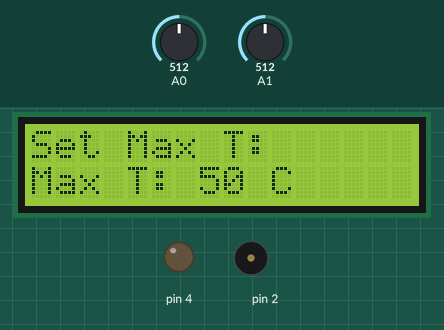
Simulated run of this sketch. Board: Arduino Uno, built with avr-gcc and run on an emulated ATmega328P. On the bench: 16×2 character LCD, output pins drawn as LEDs (lit = HIGH), buzzer (waves = sounding). The test bench sets the inputs (shaded band); at power-on: A1 = 512, A0 = 512.

Above: at 1.2 s.
1.3 s: A1 set to 716
At 2.3 s:
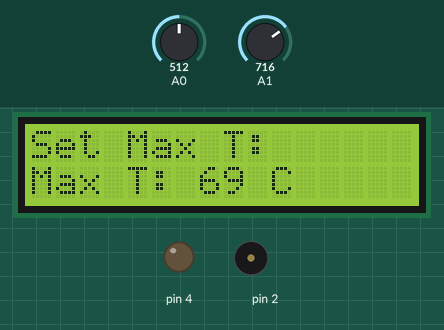
2.8 s: A1 set to 900
At 5.4 s:
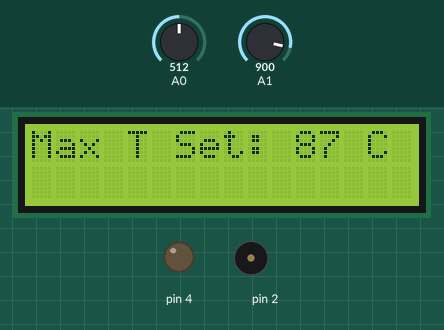
5.8 s: A0 set to 288
At 8.6 s:
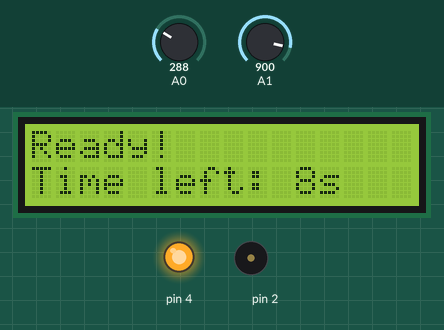
8.8 s: A0 set to 268
Timing chart, 0 to 21.7 s (numbered marks = the images above; inputs shaded):
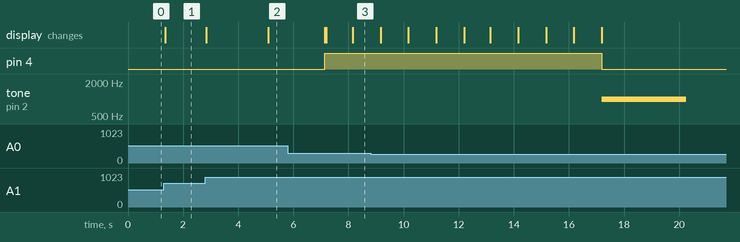

Measured:
- after the input at 1.3 s, the display: changes after 0.05 s (image 1)
- after the input at 2.8 s, the display: first changes at once (image 2 shows a later state)

The sketch:

iron_robot1.ino
```cpp
#include <LiquidCrystal.h>

LiquidCrystal lcd(5, 6, 8, 9, 10, 11);

int state;
int maxTemp = 0;
unsigned long readyStartTime = 0;
const unsigned long readyDuration = 10000;
bool maxTempSet = false;
void setup()
{
  lcd.begin(16, 2);
  pinMode(4, OUTPUT);
  pinMode(2, OUTPUT);
  state = 1;
  lcd.clear();
  lcd.print("Set Max T:");
  lcd.setCursor(0, 1);
  lcd.print("Max T: ");
}

void loop()
{
  float currentTemp = readTemp();
  int potValue = analogRead(A1);
  int tempFromPot = map(potValue, 0, 1023, 0, 100);
  switch (state)
  {
    case 1:
      maxTemp = tempFromPot;
      lcd.setCursor(7, 1);
      lcd.print(maxTemp);
      lcd.print(" C ");
      static unsigned long setupStartTime = millis();
      if (!maxTempSet && millis() - setupStartTime > 5000)
      {
          maxTempSet = true;
          state = 2;
          lcd.clear();
          lcd.print("Max T Set: ");
          lcd.print(maxTemp);
          lcd.print(" C");
          delay(2000);
      }
      else if (maxTempSet)
      {
          state = 2;
      }
      break;

    case 2:
      lcd.setCursor(0, 0);
      lcd.print("Current T: ");
      lcd.print(currentTemp);
      lcd.print(" C");
      lcd.setCursor(0, 1);
      lcd.print("Max T: ");
      lcd.print(maxTemp);
      lcd.print(" C");
      if (currentTemp >= maxTemp && maxTemp != 0)
      {
        state = 3;
        readyStartTime = millis();
        lcd.clear();
        lcd.print("Ready!");
        digitalWrite(4, HIGH);
      }
      break;

    case 3:
      lcd.setCursor(0, 0);
      lcd.print("Ready!");
      lcd.setCursor(0, 1);
      lcd.print("Time left: ");
      lcd.print((readyDuration - (millis() - readyStartTime)) / 1000);
      lcd.print("s");
      if (millis() - readyStartTime >= readyDuration)
      {
        state = 4;
        digitalWrite(4, LOW);
        lcd.clear();
        lcd.print("End");
        tone(2, 1000);
      }
      break;

    case 4:
      lcd.clear();
      lcd.setCursor(0, 0);
      lcd.print("End");
      delay(3000);
      noTone(2);
      break;
  }
  delay(50);
}
float readTemp() {
  int sensorValue = analogRead(A0);
  float voltage = sensorValue * (5.0 / 1024.0);
  float temp = (voltage - 0.5) * 100.0;
  return temp;
}
```
